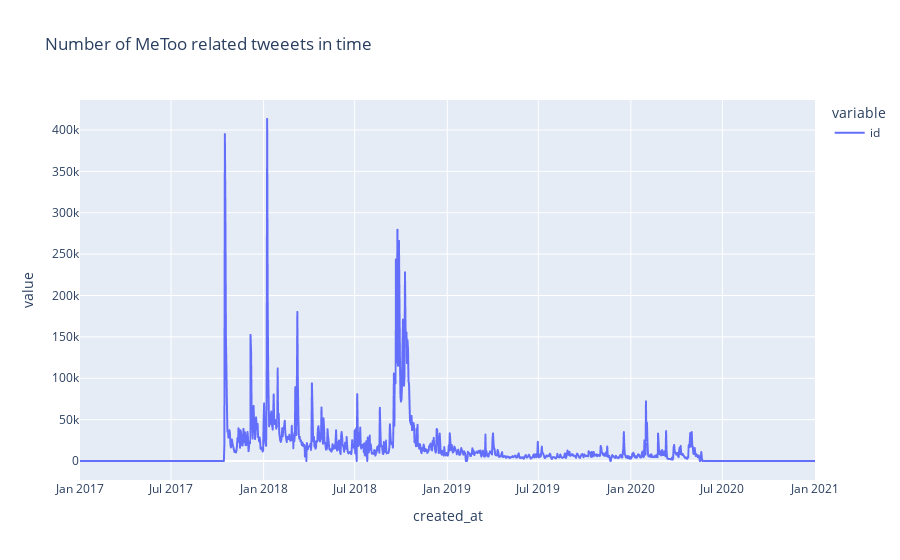

This figure's notebook cell:
### Code cell
number_of_tweets_in_time_df = number_of_tweets_in_time_df.groupby(pd.Grouper(freq='D')).sum()
number_of_tweets_in_time_df = number_of_tweets_in_time_df.loc['2017-01-01':'2021-01-01']

# number_of_tweets_in_time_df.to_csv('export_summary/number_of_tweets_in_time_df.csv')
# number_of_tweets_in_time_df = pd.read_csv('export_summary/number_of_tweets_in_time_df.csv', index_col=0)

px.line(number_of_tweets_in_time_df, title= 'Number of MeToo related tweeets in time')

### Figure 1 — Plotly figure (JSON) as saved in the notebook; plotly's stock layout.template omitted (floating-point values rounded to 4 significant figures; data arrays with more than 128 entries replaced by an {"elided": "..."} marker saying what was removed)
{"data": [{"hovertemplate": "variable=id<br>created_at=%{x}<br>value=%{y}<extra></extra>", "legendgroup": "id", "line": {"color": "#636efa", "dash": "solid"}, "marker": {"symbol": "circle"}, "mode": "lines", "name": "id", "showlegend": true, "type": "scattergl", "x": {"elided": "1462 str values"}, "xaxis": "x", "y": {"elided": "1462 int values"}, "yaxis": "y"}], "layout": {"legend": {"title": {"text": "variable"}, "tracegroupgap": 0}, "title": {"text": "Number of MeToo related tweeets in time"}, "xaxis": {"anchor": "y", "domain": [0, 1], "title": {"text": "created_at"}}, "yaxis": {"anchor": "x", "domain": [0, 1], "title": {"text": "value"}}}}
